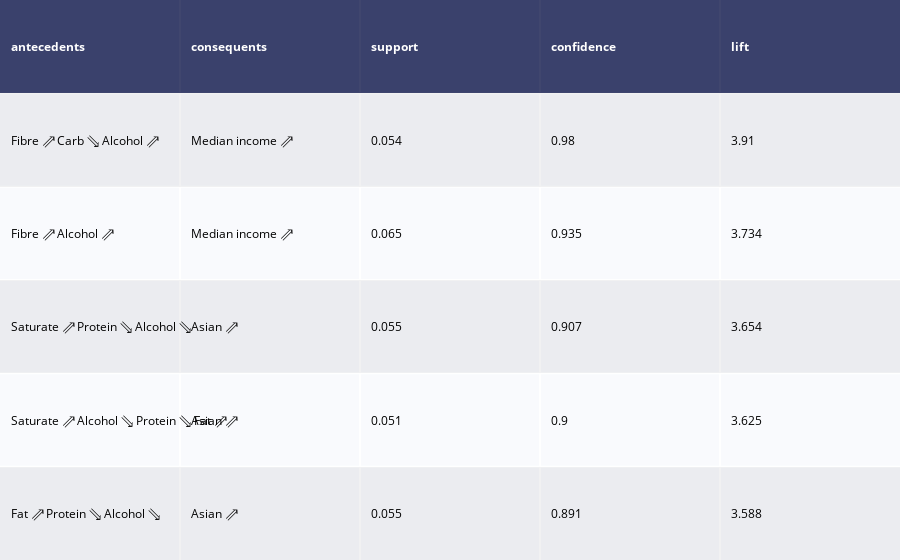

Source (notebook cell):
### Code cell
rules = rules_association[rules_association.apply(lambda x : True if x["antecedents"].issubset(nutrient_sets) and not x["consequents"].issubset(nutrient_sets) else False, axis = 1)].sort_values(by = "confidence", ascending = False).head(5)
rules["antecedents"] = rules.apply(lambda x: ' '.join([x.capitalize() for x in list(x["antecedents"])]).replace("_high", u" \u21D7").replace("_low", u" \u21D8") , axis = 1)
rules["consequents"] = rules.apply(lambda x: ' '.join([x.capitalize() for x in list(x["consequents"])]).replace("_high", u" \u21D7").replace("_low", u" \u21D8").replace("_", " "), axis = 1)
rules[["support","confidence", "lift"]] = rules[["support","confidence", "lift"]].applymap(lambda x : round(x,3))
rules = rules[["antecedents", "consequents", "support","confidence", "lift"]]
fig = ff.create_table(rules, height_constant=60)
fig.show()
fig.write_html("../fierceeagle.github.io/_includes/AssociationRuleTable_Nutrients.html")

### Figure 1 — Plotly figure (JSON) as saved in the notebook; plotly's stock layout.template omitted (floating-point values rounded to 4 significant figures)
{"data": [{"colorscale": [[0, "#00083e"], [0.5, "#ededee"], [1, "#ffffff"]], "hoverinfo": "none", "opacity": 0.75, "showscale": false, "type": "heatmap", "z": [[0, 0, 0, 0, 0], [0.5, 0.5, 0.5, 0.5, 0.5], [1, 1, 1, 1, 1], [0.5, 0.5, 0.5, 0.5, 0.5], [1, 1, 1, 1, 1], [0.5, 0.5, 0.5, 0.5, 0.5]]}], "layout": {"annotations": [{"align": "left", "font": {"color": "#ffffff"}, "showarrow": false, "text": "<b>antecedents</b>", "x": -0.45, "xanchor": "left", "xref": "x", "y": 0, "yref": "y"}, {"align": "left", "font": {"color": "#ffffff"}, "showarrow": false, "text": "<b>consequents</b>", "x": 0.55, "xanchor": "left", "xref": "x", "y": 0, "yref": "y"}, {"align": "left", "font": {"color": "#ffffff"}, "showarrow": false, "text": "<b>support</b>", "x": 1.55, "xanchor": "left", "xref": "x", "y": 0, "yref": "y"}, {"align": "left", "font": {"color": "#ffffff"}, "showarrow": false, "text": "<b>confidence</b>", "x": 2.55, "xanchor": "left", "xref": "x", "y": 0, "yref": "y"}, {"align": "left", "font": {"color": "#ffffff"}, "showarrow": false, "text": "<b>lift</b>", "x": 3.55, "xanchor": "left", "xref": "x", "y": 0, "yref": "y"}, {"align": "left", "font": {"color": "#000000"}, "showarrow": false, "text": "Fibre ⇗ Carb ⇘ Alcohol ⇗", "x": -0.45, "xanchor": "left", "xref": "x", "y": 1, "yref": "y"}, {"align": "left", "font": {"color": "#000000"}, "showarrow": false, "text": "Median income ⇗", "x": 0.55, "xanchor": "left", "xref": "x", "y": 1, "yref": "y"}, {"align": "left", "font": {"color": "#000000"}, "showarrow": false, "text": "0.054", "x": 1.55, "xanchor": "left", "xref": "x", "y": 1, "yref": "y"}, {"align": "left", "font": {"color": "#000000"}, "showarrow": false, "text": "0.98", "x": 2.55, "xanchor": "left", "xref": "x", "y": 1, "yref": "y"}, {"align": "left", "font": {"color": "#000000"}, "showarrow": false, "text": "3.91", "x": 3.55, "xanchor": "left", "xref": "x", "y": 1, "yref": "y"}, {"align": "left", "font": {"color": "#000000"}, "showarrow": false, "text": "Fibre ⇗ Alcohol ⇗", "x": -0.45, "xanchor": "left", "xref": "x", "y": 2, "yref": "y"}, {"align": "left", "font": {"color": "#000000"}, "showarrow": false, "text": "Median income ⇗", "x": 0.55, "xanchor": "left", "xref": "x", "y": 2, "yref": "y"}, {"align": "left", "font": {"color": "#000000"}, "showarrow": false, "text": "0.065", "x": 1.55, "xanchor": "left", "xref": "x", "y": 2, "yref": "y"}, {"align": "left", "font": {"color": "#000000"}, "showarrow": false, "text": "0.935", "x": 2.55, "xanchor": "left", "xref": "x", "y": 2, "yref": "y"}, {"align": "left", "font": {"color": "#000000"}, "showarrow": false, "text": "3.734", "x": 3.55, "xanchor": "left", "xref": "x", "y": 2, "yref": "y"}, {"align": "left", "font": {"color": "#000000"}, "showarrow": false, "text": "Saturate ⇗ Protein ⇘ Alcohol ⇘", "x": -0.45, "xanchor": "left", "xref": "x", "y": 3, "yref": "y"}, {"align": "left", "font": {"color": "#000000"}, "showarrow": false, "text": "Asian ⇗", "x": 0.55, "xanchor": "left", "xref": "x", "y": 3, "yref": "y"}, {"align": "left", "font": {"color": "#000000"}, "showarrow": false, "text": "0.055", "x": 1.55, "xanchor": "left", "xref": "x", "y": 3, "yref": "y"}, {"align": "left", "font": {"color": "#000000"}, "showarrow": false, "text": "0.907", "x": 2.55, "xanchor": "left", "xref": "x", "y": 3, "yref": "y"}, {"align": "left", "font": {"color": "#000000"}, "showarrow": false, "text": "3.654", "x": 3.55, "xanchor": "left", "xref": "x", "y": 3, "yref": "y"}, {"align": "left", "font": {"color": "#000000"}, "showarrow": false, "text": "Saturate ⇗ Alcohol ⇘ Protein ⇘ Fat ⇗", "x": -0.45, "xanchor": "left", "xref": "x", "y": 4, "yref": "y"}, {"align": "left", "font": {"color": "#000000"}, "showarrow": false, "text": "Asian ⇗", "x": 0.55, "xanchor": "left", "xref": "x", "y": 4, "yref": "y"}, {"align": "left", "font": {"color": "#000000"}, "showarrow": false, "text": "0.051", "x": 1.55, "xanchor": "left", "xref": "x", "y": 4, "yref": "y"}, {"align": "left", "font": {"color": "#000000"}, "showarrow": false, "text": "0.9", "x": 2.55, "xanchor": "left", "xref": "x", "y": 4, "yref": "y"}, {"align": "left", "font": {"color": "#000000"}, "showarrow": false, "text": "3.625", "x": 3.55, "xanchor": "left", "xref": "x", "y": 4, "yref": "y"}, {"align": "left", "font": {"color": "#000000"}, "showarrow": false, "text": "Fat ⇗ Protein ⇘ Alcohol ⇘", "x": -0.45, "xanchor": "left", "xref": "x", "y": 5, "yref": "y"}, {"align": "left", "font": {"color": "#000000"}, "showarrow": false, "text": "Asian ⇗", "x": 0.55, "xanchor": "left", "xref": "x", "y": 5, "yref": "y"}, {"align": "left", "font": {"color": "#000000"}, "showarrow": false, "text": "0.055", "x": 1.55, "xanchor": "left", "xref": "x", "y": 5, "yref": "y"}, {"align": "left", "font": {"color": "#000000"}, "showarrow": false, "text": "0.891", "x": 2.55, "xanchor": "left", "xref": "x", "y": 5, "yref": "y"}, {"align": "left", "font": {"color": "#000000"}, "showarrow": false, "text": "3.588", "x": 3.55, "xanchor": "left", "xref": "x", "y": 5, "yref": "y"}], "autosize": true, "margin": {"b": 0, "l": 0, "r": 0, "t": 0}, "xaxis": {"autorange": true, "dtick": 1, "gridwidth": 2, "range": [-0.5, 4.5], "showticklabels": false, "tick0": -0.5, "ticks": "", "zeroline": false}, "yaxis": {"autorange": true, "dtick": 1, "gridwidth": 2, "range": [5.5, -0.5], "showticklabels": false, "tick0": 0.5, "ticks": "", "zeroline": false}}}
